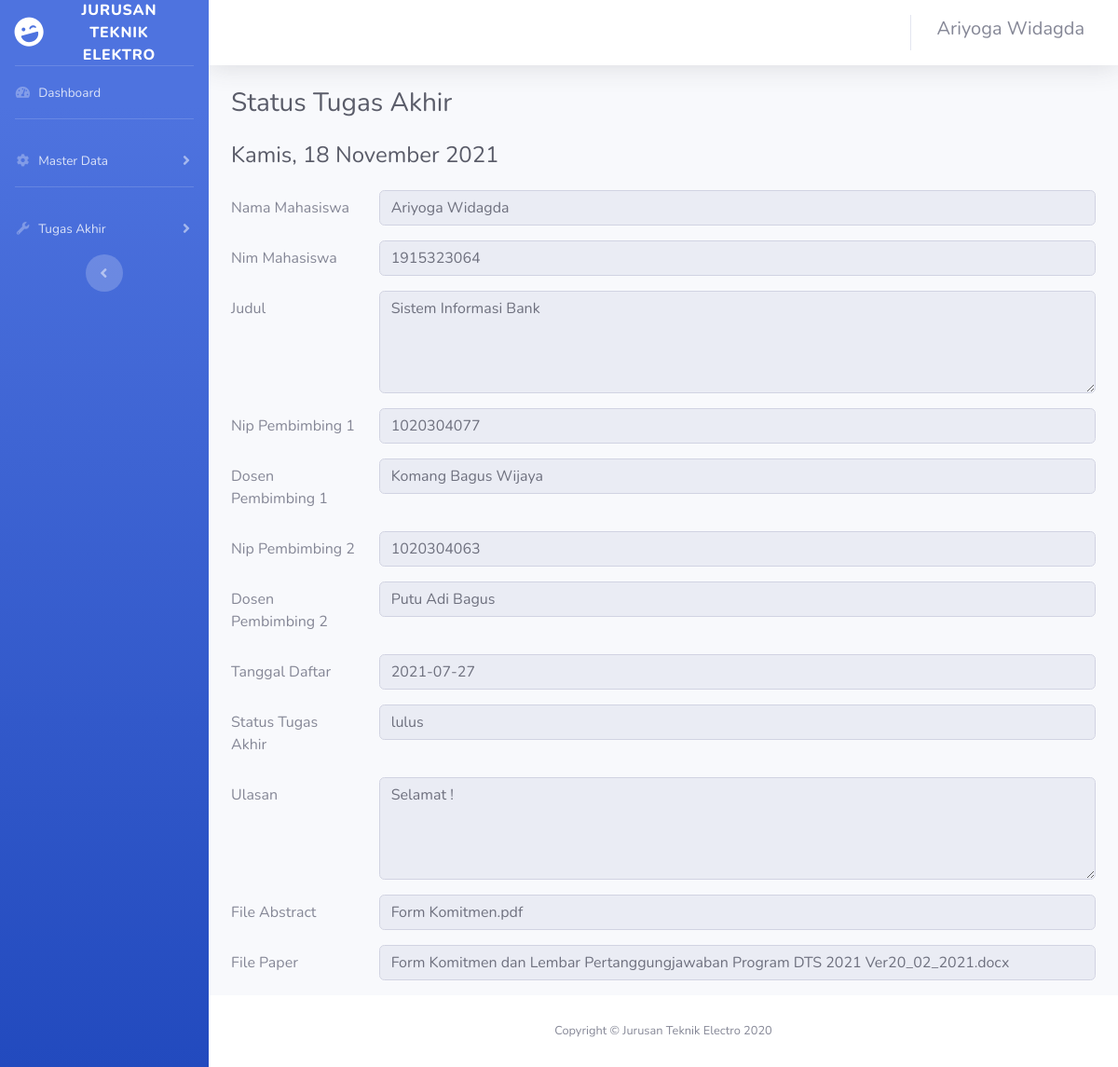
The app's page /mahasiswa/statusta.php (signed in) with its own data.
### tables this page shows
CREATE TABLE `mahasiswa` (
  `nim` varchar(20) NOT NULL,
  `namamhs` varchar(50) DEFAULT NULL,
  `tempatlahir` varchar(50) DEFAULT NULL,
  `tanggallahir` date DEFAULT NULL,
  `kelas` varchar(50) DEFAULT NULL,
  `alamat` varchar(100) DEFAULT NULL,
  `notelp` varchar(30) DEFAULT NULL,
  `email` varchar(100) DEFAULT NULL,
  `status` varchar(60) DEFAULT NULL,
  `kode_prodi` varchar(10) DEFAULT NULL,
  `id_level` varchar(10) DEFAULT NULL
);

CREATE TABLE `tugasakhir` (
  `id_ta` int(11) NOT NULL,
  `nim_mhs` varchar(20) DEFAULT NULL,
  `nip_pb1` varchar(30) DEFAULT NULL,
  `nama_pb1` varchar(100) DEFAULT NULL,
  `nip_pb2` varchar(30) DEFAULT NULL,
  `nama_pb2` varchar(100) DEFAULT NULL,
  `judul` text NOT NULL,
  `status_ta` varchar(30) NOT NULL,
  `tanggal_daftar` date NOT NULL,
  `ulasan` text NOT NULL
);

CREATE TABLE `up_abstract` (
  `id_abstract` int(11) NOT NULL,
  `nama_file` varchar(255) NOT NULL,
  `tipe_file` varchar(255) NOT NULL,
  `file` longblob NOT NULL,
  `tgs_id` int(11) NOT NULL
);

CREATE TABLE `up_paper` (
  `id_paper` int(11) NOT NULL,
  `nama_file_paper` varchar(255) NOT NULL,
  `tipe_paper` varchar(255) NOT NULL,
  `file_paper` longblob NOT NULL,
  `tgs_id_paper` int(11) NOT NULL
);

### mahasiswa/statusta.php (the view, shortened to what this page needs)
<!DOCTYPE html>
<html lang="en">
<head>
    <link href="../vendor/fontawesome-free/css/all.min.css" rel="stylesheet" type="text/css">
    <link href="../css/sb-admin-2.min.css" rel="stylesheet">
</head>
<body id="page-top">
    <?php
    $user=$_SESSION['username'];
    include('../koneksi.php');
    $data=mysqli_query($koneksi,"select * from mahasiswa where nim='$user'");
    $cek=mysqli_fetch_array($data);
    ?>
    <div id="wrapper">
        <ul class="navbar-nav bg-gradient-primary sidebar sidebar-dark accordion" id="accordionSidebar">
            <a class="sidebar-brand d-flex align-items-center justify-content-center" href="index.html">
                <div class="sidebar-brand-icon rotate-n-15">
                    <i class="fas fa-laugh-wink"></i>
                </div>
                <div class="sidebar-brand-text mx-3">Jurusan Teknik Elektro <sup></sup></div>
            </a>
            <hr class="sidebar-divider my-0">
            <li class="nav-item">
                <a class="nav-link" href="indexmhs.php">
                    <i class="fas fa-fw fa-tachometer-alt"></i>
                    <span>Dashboard</span></a>
            </li>
            <hr class="sidebar-divider">
            <li class="nav-item">
                <a class="nav-link collapsed" href="#" data-toggle="collapse" data-target="#collapseTwo"
                    aria-expanded="true" aria-controls="collapseTwo">
                    <i class="fas fa-fw fa-cog"></i>
                    <span>Master Data</span>
                </a>
            </li>
                   <hr class="sidebar-divider">
            <li class="nav-item">
                <a class="nav-link collapsed" href="#" data-toggle="collapse" data-target="#collapseUtilities"
                    aria-expanded="true" aria-controls="collapseUtilities">
                    <i class="fas fa-fw fa-wrench"></i>
                    <span>Tugas Akhir</span>
                </a>
            </li>
            <div class="text-center d-none d-md-inline">
                <button class="rounded-circle border-0" id="sidebarToggle"></button>
            </div>
        </ul>
        <div id="content-wrapper" class="d-flex flex-column">
            <div id="content">
                <nav class="navbar navbar-expand navbar-light bg-white topbar mb-4 static-top shadow">
                    <ul class="navbar-nav ml-auto">
                        <li class="nav-item dropdown no-arrow">
                            <a class="nav-link dropdown-toggle" href="#" id="userDropdown" role="button"
                                data-toggle="dropdown" aria-haspopup="true" aria-expanded="false">
                                <span class="mr-2 d-none d-lg-inline text-gray-600 small"><h5><?php  echo"".$cek['namamhs']?></h5></span>
                            </a>
                        </li>
                    </ul>
                </nav>
                <div class="container-fluid">
                    <h1 class="h3 mb-4 text-gray-800">Status Tugas Akhir</h1>
                    <h1 class="h4 mb-4 text-gray-800"><?php $date=date('Y-m-d');
    echo "".format_hari_tanggal($date); ?></h1>
                      <?php
                       $data1=mysqli_query($koneksi,"select * from tugasakhir join mahasiswa on tugasakhir.nim_mhs = mahasiswa.nim  where tugasakhir.nim_mhs='$user'");
                       $d=mysqli_fetch_array($data1);
                      ?>
                    <form method="post" action="prosesta.php">
                    <div class="form-group row">
                        <label for="namamhs" class="col-sm-2 col-form-label">Nama Mahasiswa</label>
                        <div class="col-sm-10">
                        <input type="text" class="form-control" id="nmmhs" readonly value="<?php echo"".$d['namamhs'] ?>" >
                        </div>
                    </div>
                    <div class="form-group row">
                        <label for="nim" class="col-sm-2 col-form-label">Nim Mahasiswa</label>
                        <div class="col-sm-10">
                        <input type="text" class="form-control" id="nmmhs" readonly value="<?php echo"".$d['nim_mhs'] ?>" >
                        </div>
                    </div>
                    <div class="form-group row">
                        <label for="judul" class="col-sm-2 col-form-label">Judul</label>
                        <div class="col-sm-10">
                        <textarea  class="form-control" name="tugasakhir" id="judul" rows="4" cols="69"  readonly><?php  echo"".$d['judul']?></textarea>
                        </div>
                    </div>
                    <div class="form-group row">
                        <label for="dsn1" class="col-sm-2 col-form-label">Nip Pembimbing 1</label>
                        <div class="col-sm-10">
                        <input type="text" class="form-control" name="nmdsn1" id="dsn1"readonly value="<?php echo"".$d['nip_pb1'] ?>">
                        </div>
                    </div>
                <div class="form-group row">
                        <label for="dsn1" class="col-sm-2 col-form-label">Dosen Pembimbing 1</label>
                        <div class="col-sm-10">
                        <input type="text" class="form-control" name="nmdsn1" id="dsn1" readonly value="<?php echo"".$d['nama_pb1'] ?>">
                        </div>
                    </div>
                    <div class="form-group row">
                        <label for="dsn2" class="col-sm-2 col-form-label">Nip Pembimbing 2</label>
                        <div class="col-sm-10">
                        <input type="text" class="form-control" name="nmdsn2" id="dsn2" readonly value="<?php echo"".$d['nip_pb2'] ?>">
                        </div>
                    </div>
                <div class="form-group row">
                        <label for="dsn2" class="col-sm-2 col-form-label">Dosen Pembimbing 2</label>
                        <div class="col-sm-10">
                        <input type="text" class="form-control" name="nmdsn2" id="dsn2" readonly value="<?php echo"".$d['nama_pb2'] ?>">
                        </div>
                    </div>
                    <div class="form-group row">
                        <label for="dsn2" class="col-sm-2 col-form-label">Tanggal Daftar</label>
                        <div class="col-sm-10">
                        <input type="text" class="form-control" name="nmdsn2" id="dsn2" readonly value="<?php echo"".$d['tanggal_daftar'] ?>">
                        </div>
                    </div>
                    <div class="form-group row">
                        <label for="dsn2" class="col-sm-2 col-form-label">Status Tugas Akhir</label>
                        <div class="col-sm-10">
                        <input type="text" class="form-control" name="nmdsn2" id="dsn2" readonly value="<?php echo"".$d['status_ta'] ?>">
                        </div>
                    </div>
                    <div class="form-group row">
                        <label for="ulasan" class="col-sm-2 col-form-label">Ulasan</label>
                        <div class="col-sm-10">
                        <textarea  class="form-control" name="tugasakhir" id="judul" rows="4" cols="69"  readonly><?php echo"".$d['ulasan'] ?></textarea>
                        </div>
                    </div>
                    <?php
                      $data2=mysqli_query($koneksi,"select * from tugasakhir join up_abstract
                      on tugasakhir.id_ta = up_abstract.tgs_id  where tugasakhir.nim_mhs='$user'");
                      $d2=mysqli_fetch_array($data2);
                        $data3=mysqli_query($koneksi,"select * from tugasakhir join up_paper on tugasakhir.id_ta = up_paper.tgs_id_paper where tugasakhir.nim_mhs='$user'");
                      $d3=mysqli_fetch_array($data3);
                    ?>
                    <?php if(isset($d2['tgs_id'])) {?>
                        <div class="form-group row">
                        <label for="dsn2" class="col-sm-2 col-form-label">File Abstract</label>
                        <div class="col-sm-10">
                       <a href="view_abstract.php?id=<?php echo $d2['id_ta']; ?>" target="_blank"> <input type="text" class="form-control" name="nmdsn2" id="dsn2" readonly value="<?php echo"".$d2['nama_file'] ?>"></a>
                        </div>
                    </div>
                        <?php } ?>
                        <?php if(isset($d3['tgs_id_paper'])) { ?>
                        <div class="form-group row">
                        <label for="dsn2" class="col-sm-2 col-form-label">File Paper</label>
                        <div class="col-sm-10">
                       <a href="view_paper.php?id=<?php echo $d3['id_ta']; ?>" target="_blank"> <input type="text" class="form-control" name="nmdsn2" id="dsn2" readonly value="<?php echo"".$d3['nama_file_paper'] ?>"></a>
                        </div>
                    </div>
                            <?php }?>
</form>
                </div>
            </div>
            <footer class="sticky-footer bg-white">
                <div class="container my-auto">
                    <div class="copyright text-center my-auto">
                        <span>Copyright &copy; Jurusan Teknik Electro 2020</span>
                    </div>
                </div>
            </footer>
        </div>
    </div>
    <?php
function format_hari_tanggal($waktu)
{
    $hari_array = array(
        'Minggu',
        'Senin',
        'Selasa',
        'Rabu',
        'Kamis',
        'Jumat',
        'Sabtu'
    );
    $hr = date('w', strtotime($waktu));
    $hari = $hari_array[$hr];
    $tanggal = date('j', strtotime($waktu));
    $bulan_array = array(
        1 => 'Januari',
        2 => 'Februari',
        3 => 'Maret',
        4 => 'April',
        5 => 'Mei',
        6 => 'Juni',
        7 => 'Juli',
        8 => 'Agustus',
        9 => 'September',
        10 => 'Oktober',
        11 => 'November',
        12 => 'Desember',
    );
    $bl = date('n', strtotime($waktu));
    $bulan = $bulan_array[$bl];
    $tahun = date('Y', strtotime($waktu));
    return "$hari, $tanggal $bulan $tahun";
}
?>
</body>
</html>

### records on screen
mahasiswa: namamhs "Ariyoga Widagda"
tugasakhir: nim_mhs.namamhs "Ariyoga Widagda", nim_mhs "1915323064", tugasakhir "Sistem Informasi Bank", nmdsn1 "1020304077", nmdsn1 "Komang Bagus Wijaya", nmdsn2 "1020304063", nmdsn2 "Putu Adi Bagus", nmdsn2 "2021-07-27", nmdsn2 "lulus", tugasakhir "Selamat !"
up_abstract: nmdsn2 "Form Komitmen.pdf"
up_paper: nmdsn2 "Form Komitmen dan Lembar Pertanggungjawaban Program DTS 2021 Ver20_02_2021.docx"
